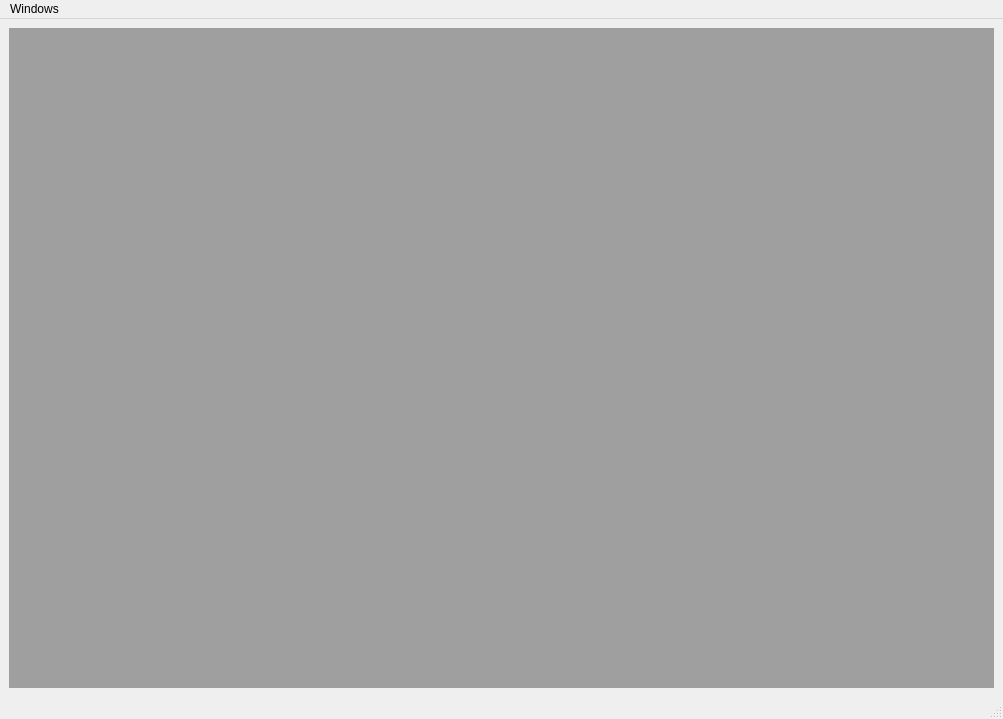
<?xml version="1.0" encoding="UTF-8"?>
<ui version="4.0">
 <class>WdgtMainClass</class>
 <widget class="QMainWindow" name="WdgtMainClass">
  <property name="geometry">
   <rect>
    <x>0</x>
    <y>0</y>
    <width>1003</width>
    <height>719</height>
   </rect>
  </property>
  <property name="windowTitle">
   <string>Depth-Adaptive Supervoxels (DASV)</string>
  </property>
  <widget class="QWidget" name="centralwidget">
   <layout class="QGridLayout" name="gridLayout">
    <item row="0" column="0" colspan="2">
     <widget class="QMdiArea" name="mdiArea"/>
    </item>
   </layout>
  </widget>
  <widget class="QMenuBar" name="menubar">
   <property name="geometry">
    <rect>
     <x>0</x>
     <y>0</y>
     <width>1003</width>
     <height>25</height>
    </rect>
   </property>
   <widget class="QMenu" name="menuWindows">
    <property name="title">
     <string>Windows</string>
    </property>
    <addaction name="actionTile_Subwindows"/>
    <addaction name="actionCascade_Subwindows"/>
   </widget>
   <addaction name="menuWindows"/>
  </widget>
  <widget class="QStatusBar" name="statusbar"/>
  <action name="actionLoad_ONI">
   <property name="text">
    <string>Load ONI</string>
   </property>
  </action>
  <action name="actionKinect_Live_Mode">
   <property name="text">
    <string>Kinect Live Mode</string>
   </property>
  </action>
  <action name="actionLoad_RGB_D_Image">
   <property name="text">
    <string>Load RGB-D Image</string>
   </property>
  </action>
  <action name="actionSave_RBG_D_Image">
   <property name="text">
    <string>Save RBG-D Image</string>
   </property>
  </action>
  <action name="actionSave_Debug_Images">
   <property name="text">
    <string>Save Debug Images</string>
   </property>
  </action>
  <action name="actionBatch_Save">
   <property name="checkable">
    <bool>true</bool>
   </property>
   <property name="text">
    <string>Batch Save</string>
   </property>
  </action>
  <action name="action_Parameters">
   <property name="checkable">
    <bool>true</bool>
   </property>
   <property name="checked">
    <bool>true</bool>
   </property>
   <property name="text">
    <string>Parameters</string>
   </property>
  </action>
  <action name="action_Benchmarks">
   <property name="checkable">
    <bool>true</bool>
   </property>
   <property name="text">
    <string>Benchmarks</string>
   </property>
  </action>
  <action name="actionAbout">
   <property name="checkable">
    <bool>true</bool>
   </property>
   <property name="text">
    <string>About</string>
   </property>
  </action>
  <action name="actionTile_Subwindows">
   <property name="text">
    <string>Tile Subwindows</string>
   </property>
  </action>
  <action name="actionCascade_Subwindows">
   <property name="text">
    <string>Cascade Subwindows</string>
   </property>
  </action>
 </widget>
 <resources/>
 <connections/>
</ui>
